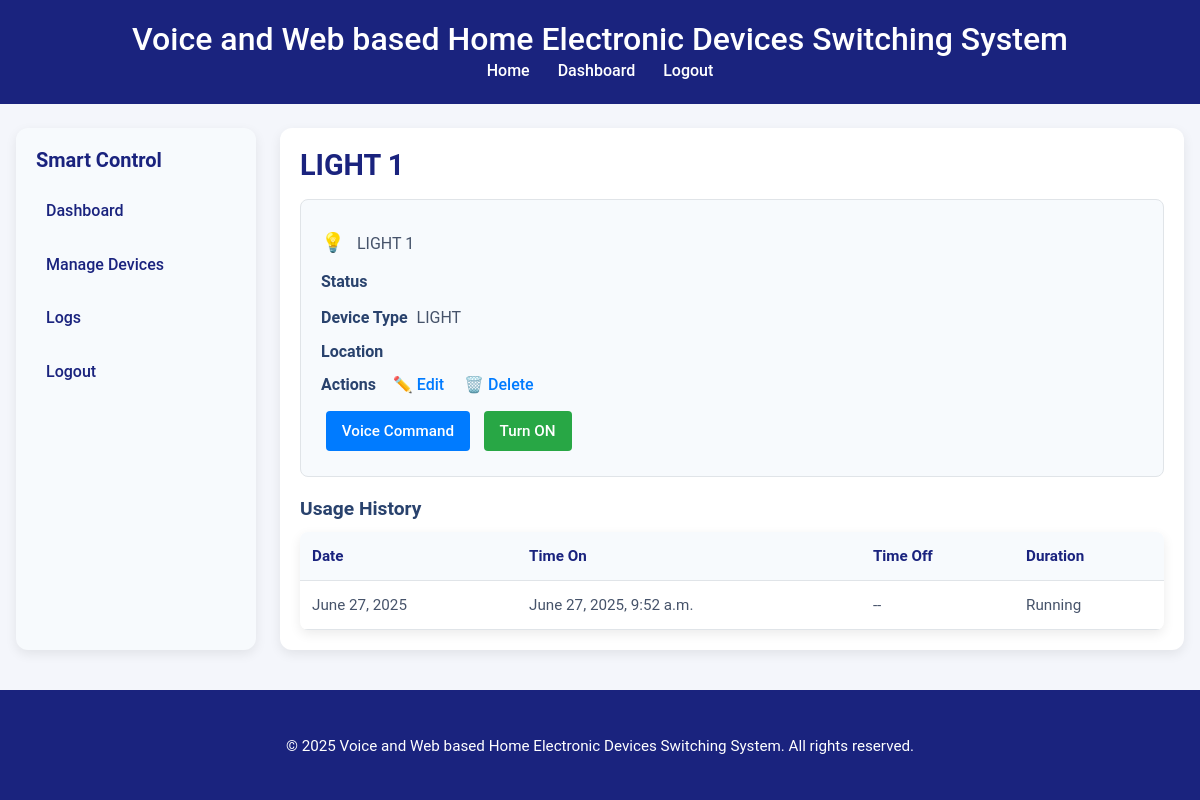
The page /manage-device/5/ (signed in) on the database its author committed.
### main/models.py (models this page shows, shortened)
class Device(models.Model):
    owner = models.ForeignKey(User, on_delete=models.CASCADE)
    name = models.CharField(max_length=100)
    device_type = models.ForeignKey(DeviceType, on_delete=models.SET_NULL, null=True)
    request = models.ForeignKey('DeviceRequest', on_delete=models.SET_NULL, null=True, blank=True)
    is_on = models.BooleanField(default=False)
    pin_number = models.IntegerField(default=0)  # or whatever default makes sense
    esp_ip = models.GenericIPAddressField(blank=True, null=True, help_text="IP address of the ESP32 this device is connected to")
    location = models.CharField(max_length=100)
    created_at = models.DateTimeField(auto_now_add=True)  # final correct version
    is_approved = models.BooleanField(default=False)
    class Meta:
        unique_together = ('esp_ip', 'pin_number')  # Prevent same pin on same ESP

class DeviceType(models.Model):
    ICON_CHOICES = [
        ('💡', 'Light'),
        ('💨', 'Fan'),
        ('🔌', 'Smart Plug'),
        ('🌡️', 'Thermostat'),
    ]
    name = models.CharField(max_length=100, unique=True)
    icon = models.CharField(max_length=5, choices=ICON_CHOICES)
    description = models.TextField(blank=True)
    is_approved = models.BooleanField(default=False)
    pin_range_start = models.PositiveIntegerField(default=0)
    pin_range_end = models.PositiveIntegerField(default=0)

class DeviceUsage(models.Model):
    device = models.ForeignKey(Device, on_delete=models.CASCADE, related_name='usages')
    time_on = models.DateTimeField()
    time_off = models.DateTimeField(null=True, blank=True)
    duration = models.DurationField(null=True, blank=True)  #  new field to store duration
    def duration_str(self):
        if self.duration:
            total_seconds = int(self.duration.total_seconds())
            hours, remainder = divmod(total_seconds, 3600)
            minutes, _ = divmod(remainder, 60)
            return f"{hours}h {minutes}m"
        return "Running"

### main/views.py (the view)
# urls.py: path('manage-device/<int:device_id>/', views.device_detail, name='device_detail'),
def device_detail(request, device_id):
    device = get_object_or_404(Device, id=device_id, owner=request.user)
    usage_history = DeviceUsage.objects.filter(device=device).order_by('-time_on')
    return render(request, 'device_detail.html', {
        'device': device,
        'usage_history': usage_history,
    })

### templates/device_detail.html (shortened to what this page needs)
{% extends 'base.html' %}
{% block content %}
<div class="dashboard-container">
    <div class="sidebar">
        <h2>Smart Control</h2>
        <a href="{% url 'user_dashboard' %}" class="{% if request.resolver_match.url_name == 'user_dashboard' %}active{% endif %}">Dashboard</a>
        <a href="{% url 'manage_devices' %}" class="{% if request.resolver_match.url_name == 'manage_devices' %}active{% endif %}">Manage Devices</a>
        <a href="{% url 'device_logs' %}" class="{% if request.resolver_match.url_name == 'device_logs' %}active{% endif %}">Logs</a>
        <a href="{% url 'logout' %}">Logout</a>
    </div>
    <div class="main-content">
        <h1>{{ device.name }}</h1>
        <div class="device-info">
            <p><span>💡</span> {{ device.name }}</p>
            <p><strong>Status</strong> </p>
            <p><strong>Device Type</strong> {{ device.device_type.name }}</p>
            <p><strong>Location</strong> {{ device.location }}</p>
            <p><strong>Actions</strong>
                <a href="{% url 'edit_device_name' device.id %}">✏️ Edit</a>
                <a href="{% url 'delete_device' device.id %}">🗑️ Delete</a>
            </p>
            <form method="post" action="{% url 'toggle_device' device.id %}">
                <button class="btn-voice" type="button">Voice Command</button>
                {% if device.status == "on" %}
                    <button class="btn-off" type="submit">Turn OFF</button>
                {% else %}
                    <button class="btn-on" type="submit">Turn ON</button>
                {% endif %}
            </form>
        </div>
        <div class="usage-history">
            <h2>Usage History</h2>
            {% if usage_history %}
            <table class="usage-table">
                <thead>
                    <tr>
                        <th>Date</th>
                        <th>Time On</th>
                        <th>Time Off</th>
                        <th>Duration</th>
                    </tr>
                </thead>
                <tbody>
                    {% for log in usage_history %}
                    <tr>
                        <td>{{ log.time_on.date }}</td>
                        <td>{{ log.time_on }}</td>
                        <td>{{ log.time_off|default:"--" }}</td>
                        <td>{{ log.duration_str }}</td>
                    </tr>
                    {% endfor %}
                </tbody>
            </table>
            {% else %}
            <p>No usage history available.</p>
            {% endif %}
        </div>
    </div>
</div>
{% endblock %}

### templates/base.html (style rules this page uses)
:root { --primary-color: #007bff; --primary-hover: #0056b3; --success-green: #28a745; --success-hover: #218838; --danger-red: #dc3545; --danger-hover: #c82333; --warning-yellow: #ffca28; --card-background: #fff; --input-background: #f7fafd; --hover-bg: #e8f1fd; --border-light: #e0e4e8; --shadow-sm: 0 4px 12px rgba(0, 0, 0, 0.08); --border-radius: 8px; --transition: 0.2s ease; --font-primary: 'Roboto', 'Segoe UI', Arial, sans-serif; }
* { box-sizing: border-box; margin: 0; padding: 0; }
body { font-family: var(--font-primary); background: #f4f6fb; color: #1a237e; line-height: 1.6; }
.dashboard-container { display: flex; gap: 1.5rem; }
.sidebar { position: sticky; top: 1rem; width: 240px; background: #f7fafd; padding: 1.25rem; border-radius: 12px; box-shadow: var(--shadow-sm); transition: box-shadow var(--transition); }
.sidebar h2 { font-size: 1.25rem; color: #1a237e; margin-bottom: 1rem; font-weight: 600; }
.sidebar a { display: flex; align-items: center; gap: 0.5rem; color: #1a237e; text-decoration: none; padding: 0.625rem; margin: 0.5rem 0; border-radius: var(--border-radius); font-size: 1rem; font-weight: 500; transition: background var(--transition), color var(--transition); }
.main-content { flex: 1; background: var(--card-background); padding: 1.25rem; border-radius: 12px; box-shadow: var(--shadow-sm); transition: box-shadow var(--transition); }
.main-content h1 { font-size: clamp(1.5rem, 4vw, 1.8rem); color: #1a237e; margin-bottom: 1rem; font-weight: 600; }
.device-info { background: var(--input-background); padding: 1.25rem; border: 1px solid var(--border-light); border-radius: var(--border-radius); margin-bottom: 1.25rem; }
.device-info p { margin: 0.5rem 0; font-size: 1rem; color: #46536a; }
.device-info p span { font-size: 1.2rem; margin-right: 0.5rem; }
.device-info strong { color: #29426d; margin-right: 0.3rem; }
.device-info a { color: var(--primary-color); text-decoration: none; margin: 0 0.5rem; font-weight: 500; transition: color var(--transition); }
.btn-voice, .btn-off, .btn-on { padding: 0.5rem 1rem; border: none; border-radius: 4px; cursor: pointer; font-size: 0.95rem; font-weight: 500; margin: 0.3rem; transition: background var(--transition); }
.btn-voice { background: var(--primary-color); color: #fff; }
.btn-on { background: var(--success-green); color: #fff; }
.usage-history { margin-top: 1.25rem; }
.usage-history h2 { font-size: 1.2rem; color: #29426d; margin-bottom: 0.75rem; font-weight: 600; }
.usage-table { width: 100%; border-collapse: collapse; background: var(--card-background); border-radius: var(--border-radius); overflow: hidden; box-shadow: var(--shadow-sm); }
.usage-table th, .usage-table td { padding: 0.75rem; text-align: left; border-bottom: 1px solid var(--border-light); font-size: 0.95rem; color: #46536a; }
.usage-table th { background: var(--input-background); color: #1a237e; font-weight: 600; }

### rows shown on the page
Device: name "LIGHT 1", device_type.name "LIGHT"
DeviceUsage: time_on "June 27, 2025", time_on "June 27, 2025, 9:52 a.m.", time_off "--", duration_str "Running"
